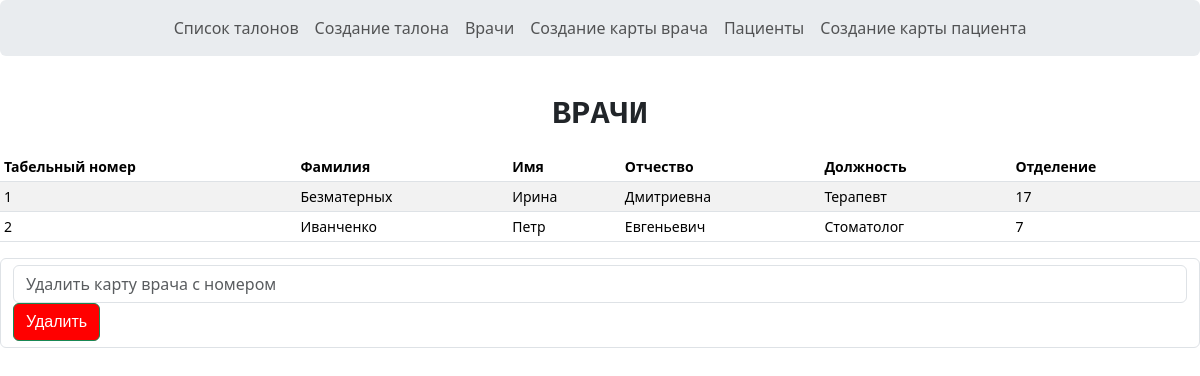
/doctors, run on an earlier commit of the app's database.
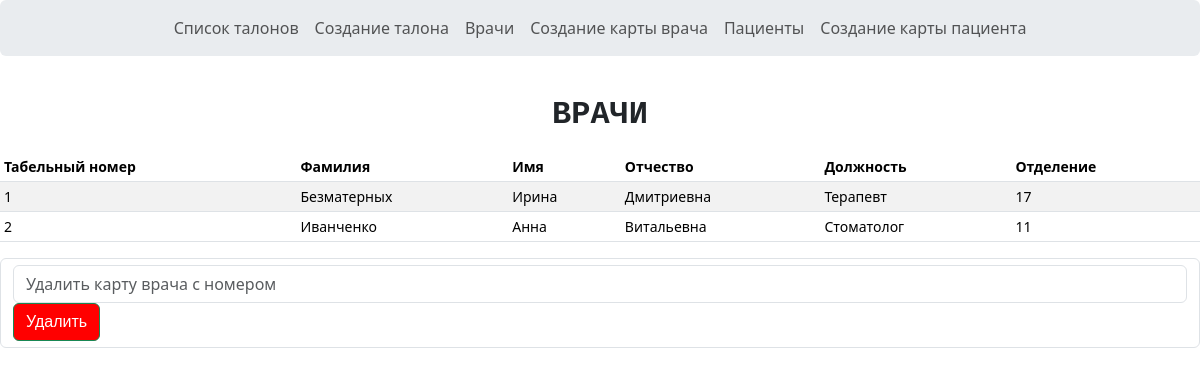
And on a later commit of the database.
### models.py (models this page shows, shortened)
class Doctor(Base):
    __tablename__ = 'Врачи'
    id = Column(Integer, primary_key=True)
    lastname = Column(String(50), nullable=False)
    firstname = Column(String(50), nullable=False)
    patrname = Column(String(50), nullable=True)
    spec = Column(String(50), nullable=False)
    cab = Column(Integer, nullable=False)

### app.py (the view)
@app.route('/doctors')
def doctors():
    doctors = Doctor.query.all()
    return render_template('doctors.html', doctors=doctors)

### app.py (called while the page is built)
@app.teardown_appcontext
def shutdown_session(exception=None):
    db_session.remove()

### templates/doctors.html (shortened to what this page needs)
{% extends 'base.html' %}
{% block h1 %}
Врачи
{% endblock %}
{% block body %}
<div class="table-responsive small">
  <table class="table table-striped table-sm">
    <thead>
      <tr>
        <th scope="col">Табельный номер</th>
        <th scope="col">Фамилия</th>
        <th scope="col">Имя</th>
        <th scope="col">Отчество</th>
        <th scope="col">Должность</th>
        <th scope="col">Отделение</th>
      </tr>
    </thead>
    <tbody>
      {% for doctor in doctors %}
      <tr>
        <td>{{ doctor.id }}</td>
        <td>{{ doctor.lastname }}</td>
        <td>{{ doctor.firstname }}</td>
        <td>{{ doctor.patrname }}</td>
        <td>{{ doctor.spec }}</td>
        <td>{{ doctor.cab }}</td>
      </tr>
      {% endfor %}
    </tbody>
  </table>
</div>
<form action="doctors/delete_record" method="POST" class="form-control">
  <input class="form-control" type="text" name="record_id" placeholder="Удалить карту врача с номером">
  <button class="btn btn-success" type="submit">Удалить</button>
</form>
{% endblock %}

### templates/base.html (shortened to what this page needs)
<!DOCTYPE html>
<html lang="ru">
<head>
    <link href="https://cdn.jsdelivr.net/npm/bootstrap@5.3.3/dist/css/bootstrap.min.css" rel="stylesheet">
    <link rel="stylesheet" href="{{ url_for('static', filename='css/main.css') }}">
</head>
<body>
    <nav class="navbar navbar-expand-lg bg-body-secondary rounded" aria-label="Twelfth navbar example">
        <div class="container-fluid">
          <div class="collapse navbar-collapse justify-content-md-center" id="navbarsExample10">
            <ul class="navbar-nav">
              <li class="nav-item"><a class="nav-link" href="{{ url_for('appointments') }}">Список талонов</a></li>
              <li class="nav-item"><a class="nav-link" href="{{ url_for('appointments_edit') }}">Создание талона</a></li>
              <li class="nav-item"><a class="nav-link" href="{{ url_for('doctors') }}">Врачи</a></li>
              <li class="nav-item"><a class="nav-link" href="{{ url_for('doctors_edit') }}">Создание карты врача</a></li>
              <li class="nav-item"><a class="nav-link" href="{{ url_for('patients') }}">Пациенты</a></li>
              <li class="nav-item"><a class="nav-link" href="{{ url_for('patients_edit') }}">Создание карты пациента</a></li>
            </ul>
          </div>
        </div>
      </nav>
    <h1 class="bd-title mt-0">{% block h1 %} {% endblock %}</h1>
    {% block body %}
    {% endblock %}
</body>
</html>

### static/css/main.css (style rules this page uses)
.bd-title { --bs-heading-color: var(--bs-primary); font-size: 32px; font-weight: bold; text-transform: uppercase; }
.mt-0 { margin-top: 20px !important; }
.h1, h1 { text-align: left; color: var(--bs-primary); }

### templates/base.html (style rules this page uses)
.btn { background-color: red; color: white; font-family: 'Arial', sans-serif; }
.bd-title { color: var(--bs-danger-color); font-family: 'Courier New', Courier, monospace; }
.mt-0 { margin-top: 30px !important; }
.h1, h1 { text-align: center; color: var(--bs-info-color); padding: 10px; }

What changed in the data, as far as the page shows it:
changed Doctor "Иванченко": firstname "Петр" → "Анна"; patrname "Евгеньевич" → "Витальевна"; cab "7" → "11"
